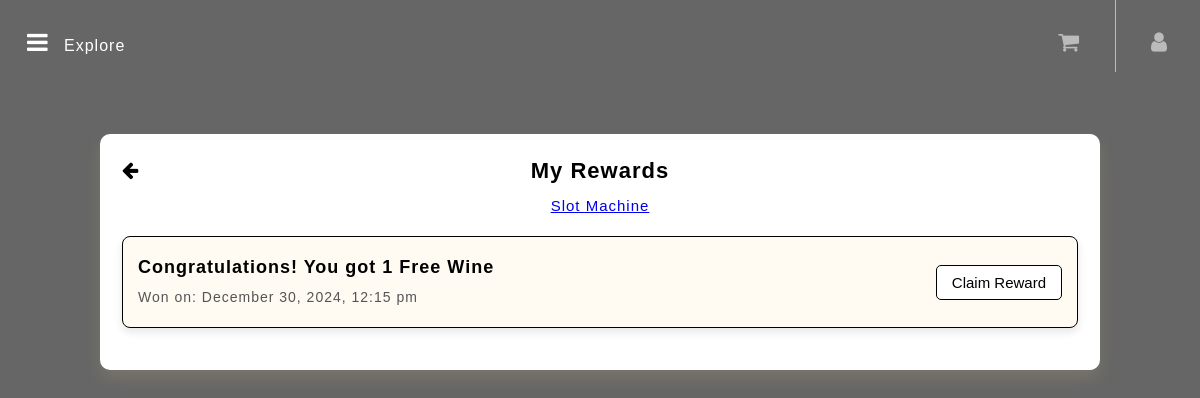
/Web-Integrated/view_rewards.php (signed in), run on the app's committed database.
### tables this page shows
CREATE TABLE `user_rewards` (
  `id` int(10) NOT NULL,
  `user_id` int(11) NOT NULL,
  `reward_name` varchar(255) NOT NULL,
  `reward_date` timestamp NOT NULL DEFAULT current_timestamp(),
  `is_claimed` tinyint(1) DEFAULT 0,
  `spin_id` int(11) NOT NULL
);

### Web-Integrated/view_rewards.php (the view, shortened to what this page needs)
<?php
$servername = "localhost";
$username = "root";
$password = "";
$dbname = "alcohol_store";
$conn = new mysqli($servername, $username, $password, $dbname);
$userId = $_SESSION['user']['id'];
$query = "SELECT * FROM user_rewards WHERE user_id = ? ORDER BY reward_date DESC";
$stmt = $conn->prepare($query);
$stmt->bind_param("i", $userId);
$stmt->execute();
$result = $stmt->get_result();
include('header.php');
?>
<!DOCTYPE html>
<html lang="en">
<head>
    <link rel="stylesheet" href="css/myreward.css">
    <link rel="stylesheet" href="css/background.css">
    <link rel="stylesheet" href="css/menu.css">
</head>
<body>
    <div class="rewards-container">
    <a href="javascript:void(0);" class="back-btn" title="Back" onclick="window.history.back();">
        <i class="fa fa-arrow-left"></i>
    </a>
    <h1>My Rewards</h1>
    <a href="slotmachine.php" style="font-size: 15px; margin-top: -15px; margin-bottom: 15px">Slot Machine</a>
        <?php if ($result->num_rows > 0): ?>
            <?php while ($row = $result->fetch_assoc()): ?>
                <div class="reward-card">
                    <div class="reward-info">
                        <h3><?php echo htmlspecialchars($row['reward_name']); ?></h3>
                        <p>Won on: <?php echo date('F j, Y, g:i a', strtotime($row['reward_date'])); ?></p>
                    </div>
                    <?php if (!$row['is_claimed']): ?>
                        <form method="post">
                            <button type="submit" name="claim_reward" class="claim-button">Claim Reward</button>
                        </form>
                    <?php else: ?>
                        <button class="claim-button claimed" disabled>Claimed</button>
                    <?php endif; ?>
                </div>
            <?php endwhile; ?>
        <?php else: ?>
            <p>You haven't won any rewards yet. Try your luck at the slot machine!</p>
        <?php endif; ?>
    </div>
</body>
</html>

### Web-Integrated/css/myreward.css (style rules this page uses)
body { font-family: 'Arial', sans-serif; background: url('background-image.jpg') no-repeat center center fixed; background-size: cover; color: #fff; margin: 0; padding: 0; letter-spacing: 1px; }
.rewards-container { width: 90%; max-width: 1000px; margin: 50px auto; padding: 20px; background: rgb(255, 255, 255); backdrop-filter: blur(15px); border: 2px double #ffffff; border-radius: 10px; box-shadow: 0 8px 16px rgba(199, 182, 131, 0.2); text-align: center; display: flex; flex-direction: column; line-height: 30px; }
h1 { font-size: 22px; color: #000000; font-weight: bold; margin-bottom: 20px; }
.back-btn { position: absolute; color: rgb(0, 0, 0); font-size: 19px; border: none; border-radius: 5px; cursor: pointer; text-decoration: none; align-items: center; }
.back-btn i { margin-right: 8px; }
.reward-card { background-color: #fffaf2; padding: 15px; margin-bottom: 20px; border: 1px solid #000000; border-radius: 8px; box-shadow: 0 4px 8px rgba(0, 0, 0, 0.1); text-align: left; display: flex; justify-content: space-between; align-items: center; }
.reward-info h3 { font-size: 18px; margin: 0; color: #000000; }
.reward-info p { font-size: 14px; color: #555; }
.claim-button { padding: 8px 15px; background-color: #ffffff; color: #000000; border: 1px solid #000000; font-size: 15px; cursor: pointer; transition: background-color 0.3s ease; border-radius: 5px; text-decoration: none; }
p { color: #a21919; }

### Web-Integrated/css/background.css (style rules this page uses)
* { margin: 0; padding: 0; box-sizing: border-box; }
body { font-family: 'Lucida Sans', 'Lucida Sans Regular', 'Lucida Grande', 'Lucida Sans Unicode', Geneva, Verdana, sans-serif; color: rgb(255, 255, 255); margin: 0; min-height: 100vh; display: flex; flex-direction: column; position: relative; overflow-x: hidden; animation: slideBackground 15s ease-in-out infinite; background-size: cover; }
body::before { content: ""; position: absolute; top: 0; left: 0; width: 100%; height: 100%; filter: blur(2px); z-index: -1; }
body::after { content: ""; position: absolute; top: 0; left: 0; width: 100%; height: 100%; background-color: rgba(0, 0, 0, 0.6); z-index: -1; }

### Web-Integrated/css/menu.css (style rules this page uses)
body { font-family: 'Lucida Sans', 'Lucida Sans Regular', 'Lucida Grande', 'Lucida Sans Unicode', Geneva, Verdana, sans-serif; color: rgb(255, 255, 255); margin: 0; min-height: 100vh; display: flex; flex-direction: column; position: relative; overflow-x: hidden; animation: slideBackground 15s ease-in-out infinite; background-size: cover; }

### data on the page
user_rewards: reward_name "Congratulations! You got 1 Free Wine", reward_date "December 30, 2024, 12:15 pm"
